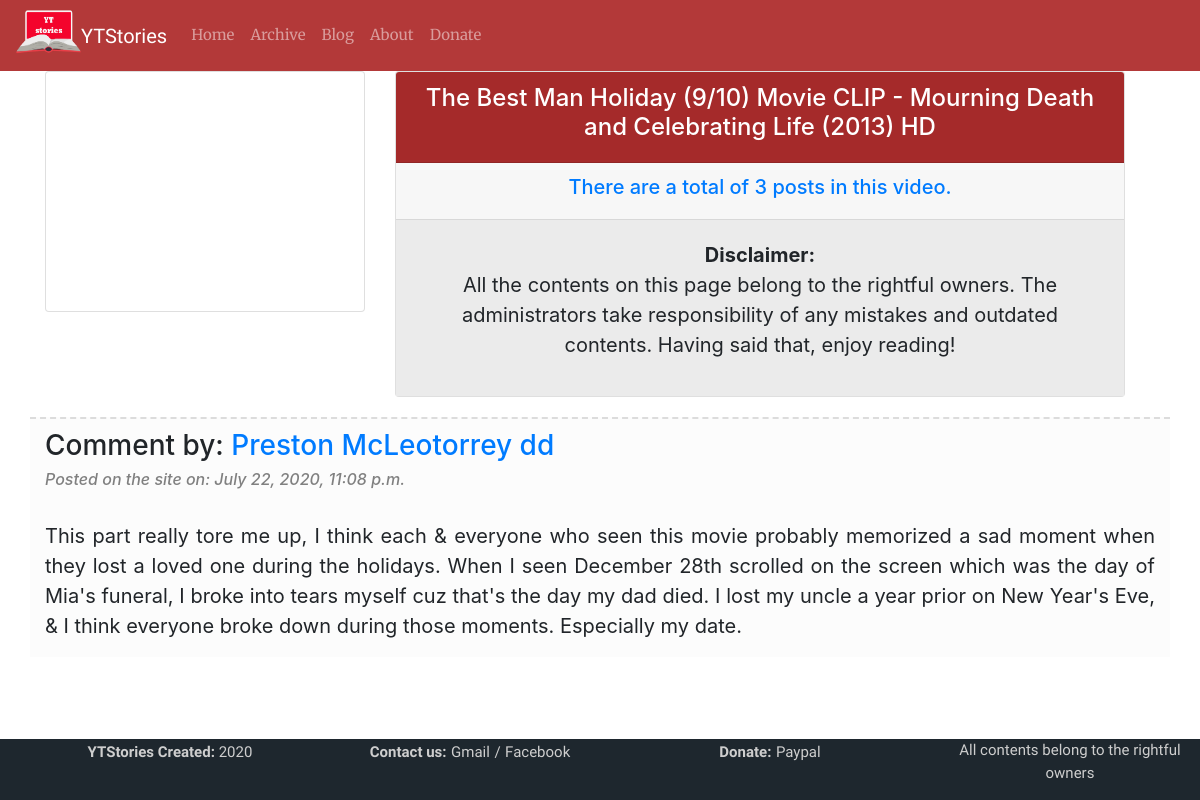
/stories/one/100/, run on the app's committed database.
### stories/models.py (models this page shows, shortened)
class CommentStories(models.Model):
    commentUser = models.CharField(max_length=100, blank=False)
    commentContent = models.TextField(blank=False)
    commentDate = models.DateTimeField()
    commentChannel = models.URLField(null=True)
    commentKey = models.ForeignKey(Youtube_Entry, on_delete=models.CASCADE, related_name='stories')

class Youtube_Entry(models.Model):
    youtubeVideo = EmbedVideoField(unique=True)
    videoTitle = models.CharField(blank=False, null=False, max_length=100)

### stories/views.py (the view)
# urls.py: path('one/<int:story_id>/', views.one_story, name='one_story'),
def one_story(request, story_id):
    story = get_object_or_404(CommentStories, pk=story_id)
    count = CommentStories.objects.filter(commentKey=story.commentKey).count()
    oneStory = {'story': story, 'count':count}
    return render(request, 'stories/view_one.html', oneStory)

### stories/templates/stories/view_one.html (shortened to what this page needs)
{% extends 'sitewide/base.html' %}
{% load embed_video_tags %}
{% block content %}
<head>
</head>
<div class="container" style="margin-bottom: 20px;">
  <div class="row row-cols-1 row-cols-md-2" style="margin-bottom: 5px">
      <div class="col text-center col-md-auto">
          <div class="card" style="width: 20rem;">
              <div class="card-img-top text-center">
                  <div class="embed-responsive embed-responsive-4by3" >
                  </div>
              </div>
            </div>
      </div>
      <div class="col col-md-8 text-center" style="margin-bottom: 5px;">
          <div class="card">
              <div class="card-header" style="background-color: brown; color: white;">
                <h4>{{ story.commentKey.videoTitle }}</h4>
              </div>
              <div class="card-header">
                    <a href="{% url 'stories:stories' story.commentKey_id %}"  data-toggle="tooltip" data-placement="top" title="View All">
                        <h5>There are a total of {{ count }} post{{ count|pluralize }} in this video.</h5></a>
                </div>
              <div class="card-body"  style="background-color: rgb(235, 235, 235);">
                <blockquote class="blockquote mb-0">
                  <p>
                      <b>Disclaimer:</b><br>
                      All the contents on this page belong to the rightful owners. The administrators take responsibility of any mistakes and outdated contents. Having said that, enjoy reading!
                  </p>
                </blockquote>
              </div>
            </div>
      </div>
  </div>
      <div class="row row-cols-1 row-cols-md-1">
              <div class="container"  style="margin-bottom: 5px; margin-top: 10px; border-top-style:dashed ; border-top-width: 2px; border-top-color: gainsboro; background-color: rgb(252, 252, 252); padding-top: 10px;">
                  <h3>Comment by: <a href="{{ content.commentChannel }}" target="_blank">{{ story.commentUser }}</a></h3>
                  <h6 style="color: gray;"><i>Posted on the site on: {{ story.commentDate }}</i></h6>
                  <br>
                  <p style="font-size: 20px;" align="justify">{{ story.commentContent|safe }}</p>
              </div>
          </div>
</div>
{% endblock %}

### data on the page
CommentStories: commentKey.videoTitle "The Best Man Holiday (9/10) Movie CLIP - Mourning Death and Celebrating Life (2013) HD", commentUser "Preston McLeotorrey dd", commentDate "July 22, 2020, 11:08 p.m.", commentContent "This part really tore me up, I think each & everyone who seen this movie probably memorized a sad moment when they lost a loved one during the holidays. When I seen December 28th scrolled on the screen which was the day of Mia's funeral, I broke into tears myself cuz that's the day my dad died. I lost my uncle a year prior on New Year's Eve, & I think everyone broke down during those moments. Especially my date."

### other printed values
{{ count }} "3"
